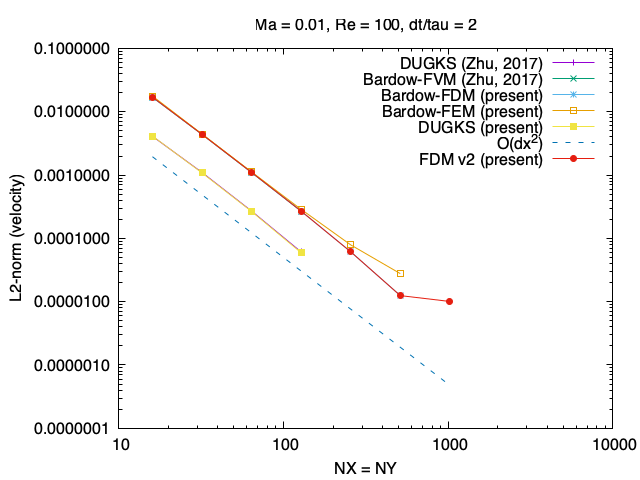

Recreate this plot in gnuplot.
set terminal pngcairo enhanced
set output "fig2.png"

set log xy
set xlabel "NX = NY"
set ylabel "L2-norm (velocity)"

set title "Ma = 0.01, Re = 100, dt/tau = 2"

plot "tgv_zhu2017.txt" i 0 u 1:2 w lp t "DUGKS (Zhu, 2017)",\
     "tgv_zhu2017.txt" i 1 u 1:2 w lp t "Bardow-FVM (Zhu, 2017)",\
     "tgv_fig2.txt" i 3 u 1:2 w lp t "Bardow-FDM (present)",\
     "tgv_fig2.txt" i 4 u 1:2 w lp t "Bardow-FEM (present)",\
     "tgv_fig2.txt" i 5 u 1:2 w lp t "DUGKS (present)",\
     0.5*(1/x)**2 dt 2 t "O(dx^2)",\
     "tgv_fig2.txt" i 6 u 1:2 w lp t "FDM v2 (present)"
